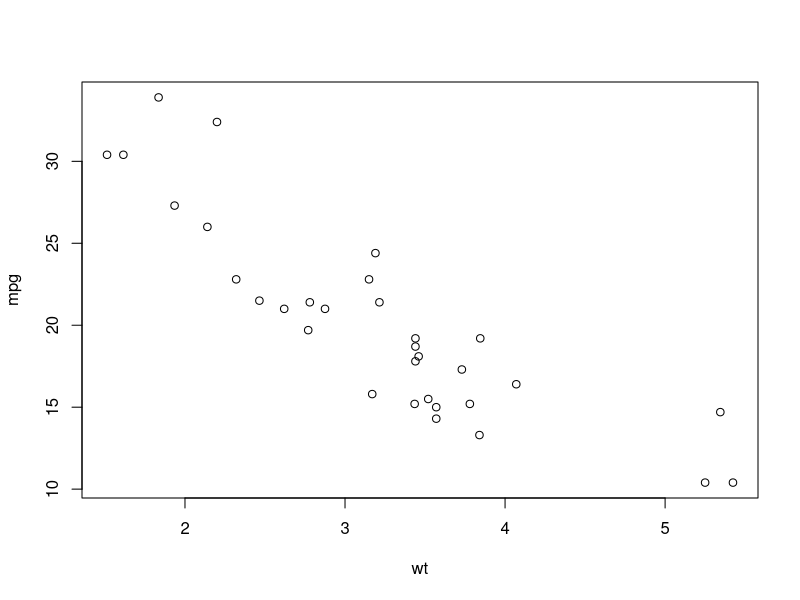
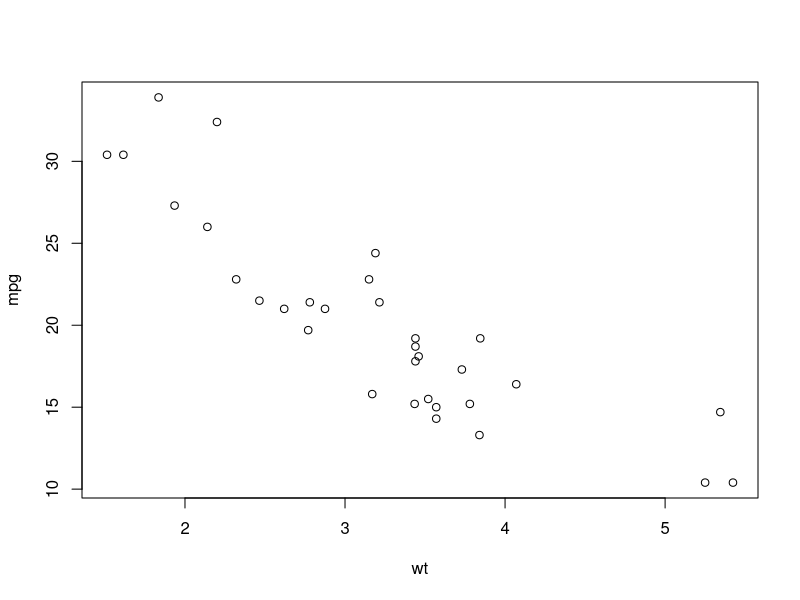
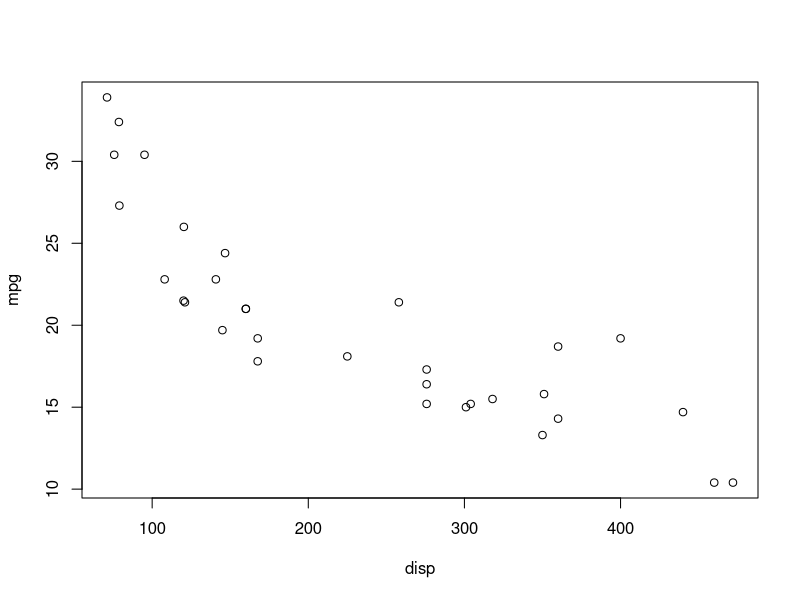
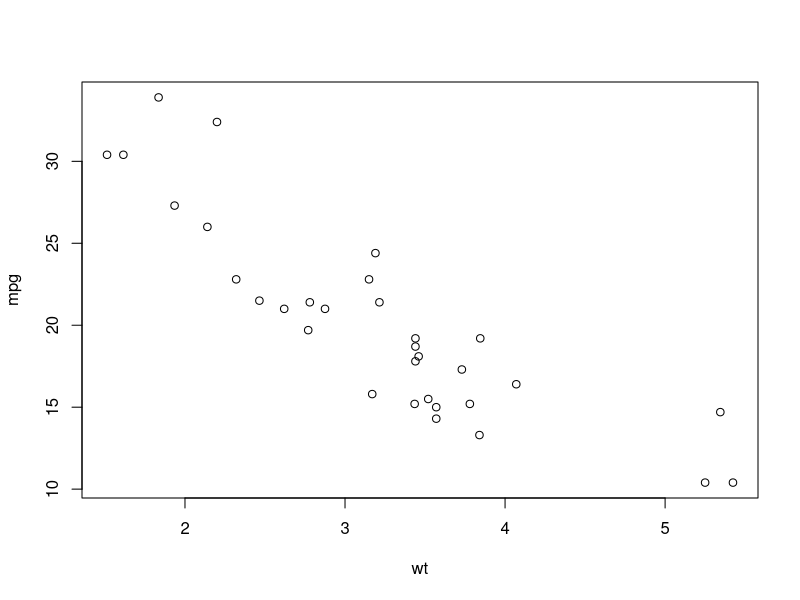
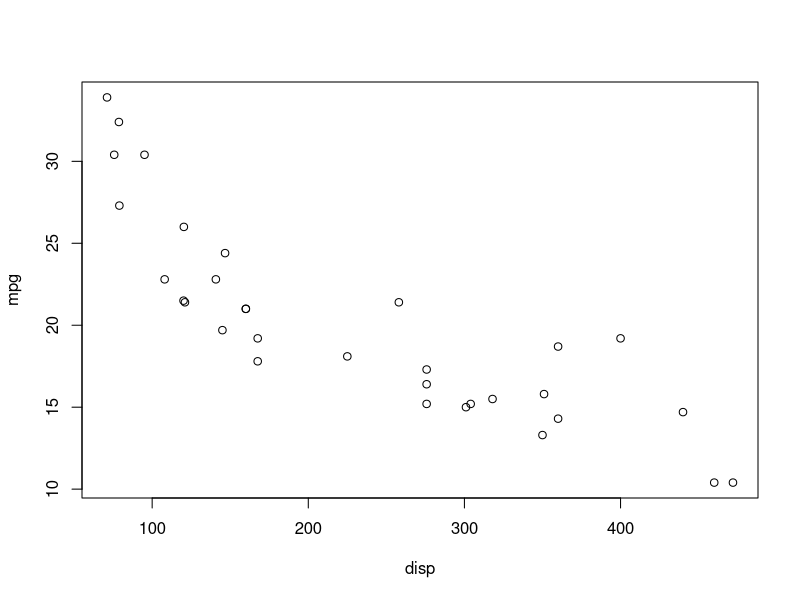

Write R code to recreate these figures, in order.
## ---- chunk 1
knitr::opts_chunk$set(echo = TRUE)
## ---- chunk 2
data(mtcars)
## ---- chunk 3
head(mtcars)
## ---- chunk 4
plot(mpg~wt,data=mtcars)
## ---- chunk 5
model1 <- lm(mpg ~ wt, data = mtcars)
summary(model1)
## ---- chunk 6
newData = data.frame(wt=3.050, disp=122)
print(predict(model1, newData, interval = 'predict'))
## ---- chunk 7
model2 <- lm(mpg ~ disp, data = mtcars)
summary(model2)
## ---- chunk 8
plot(mpg ~ wt+disp, data = mtcars)
## ---- chunk 9
model3= lm(mpg ~ wt+disp, data = mtcars)
summary(model3)
## ---- chunk 10
plot(mpg ~ wt+disp, data=mtcars)
## ---- chunk 11
summary(model3)
## ---- chunk 12
anova_result <- anova(model1, model3)
print(anova_result)
